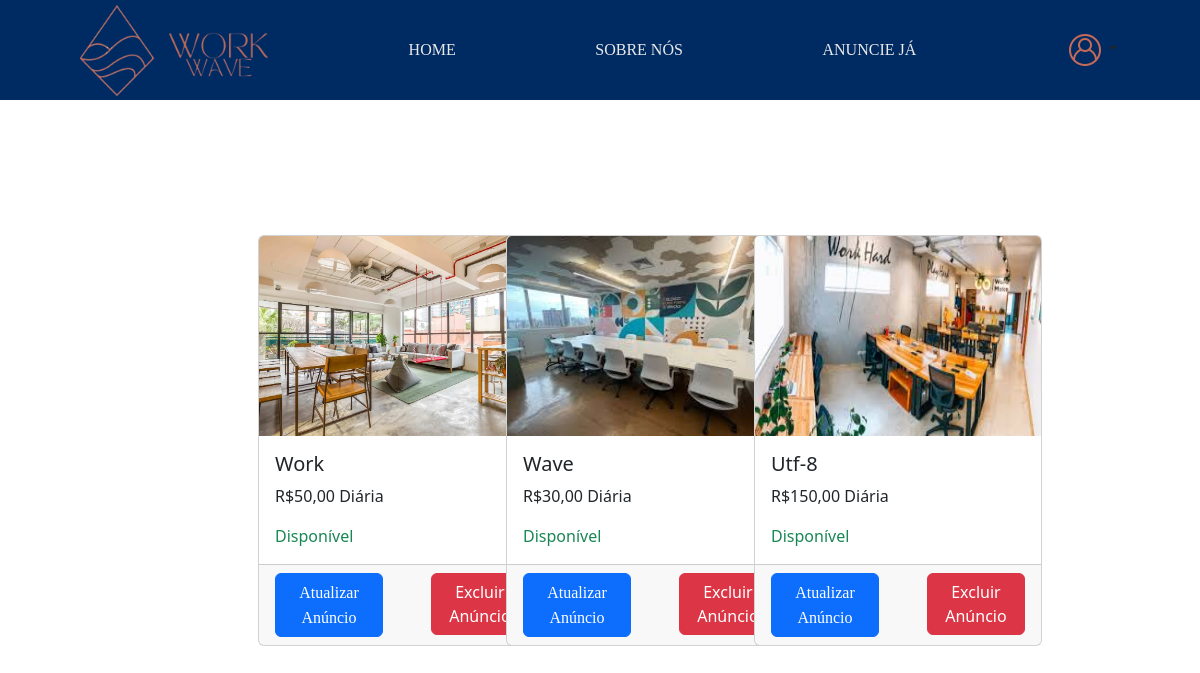
Page /SeusAnuncios.php (signed in) on the committed database.
### tables this page shows
CREATE TABLE `espacodados` (
  `EspId` int(11) NOT NULL,
  `EspNome` varchar(255) NOT NULL,
  `EspEndereco` varchar(255) NOT NULL,
  `EspDescricao` mediumtext NOT NULL,
  `EspCapacidade` int(11) NOT NULL,
  `EspDisponibilidade` tinyint(1) DEFAULT NULL,
  `EspDataCadastro` date NOT NULL,
  `ProId` int(11) NOT NULL,
  `EspImg` varchar(255) DEFAULT NULL,
  `EspPreco` decimal(10,2) DEFAULT NULL,
  `SerId` int(11) DEFAULT NULL
);

### SeusAnuncios.php (the view, shortened to what this page needs)
<!DOCTYPE html>
<html lang="en">
<head>
    <link href="https://cdn.jsdelivr.net/npm/bootstrap@5.3.3/dist/css/bootstrap.min.css" rel="stylesheet">
    <link rel="stylesheet" href="css/Style.css">
    <link rel="stylesheet" href="css/SeusAnuncios.css">
</head>
<body>
<header>
    <div class="logo">
        <img src="img/WorkWave-removebg-preview (1).png" alt="" width="95px" height="95px">
        <img src="img/WorkWave__2_-removebg-preview.png" alt="" width="100px" height="100px">
    </div>
    <a href="index.php" class="underline">HOME</a>
    <a href="SobreNos.php" class="underline">SOBRE NÓS</a>
    <a href="AnuncieJa.php" class="underline">ANUNCIE JÁ</a>
    <?php
        if (!isset($_SESSION['usuario_validado']) || $_SESSION['usuario_validado'] == false) {
    ?>
        <div class="dropdown">
            <a class="btn dropdown-toggle" href="#" role="button" data-bs-toggle="dropdown" aria-expanded="false">
                <img src="img/user-logo.png" alt="">
            </a>
            <ul class="dropdown-menu">
                <li><a class="dropdown-item" href="login.php">Fazer Login</a></li>
            </ul>
        </div>
    <?php
        } else {
    ?>
        <div class="dropdown">
            <a class="btn dropdown-toggle" href="#" role="button" data-bs-toggle="dropdown" aria-expanded="false">
                <img src="img/user-logo.png" alt="">
            </a>
        </div>
    <?php
        };
    ?>
</header>
<div class="conteudo conteudo-principal">
    <div class="postagem">
        <?php
            try {
                $conexao = new PDO("mysql:host=localhost; dbname=workwave", "root", "");
                $conexao->setAttribute(PDO::ATTR_ERRMODE, PDO::ERRMODE_EXCEPTION);
            } catch (PDOException $erro) {
                echo "Erro na conexão:" . $erro->getMessage();
            }
            if (isset($_SESSION['UsuarioId'])) {
                $query = "SELECT EspId, EspNome, EspCapacidade, EspDisponibilidade, EspImg, EspPreco FROM EspacoDados WHERE ProId = :UsuarioId";
                $stmt = $conexao->prepare($query);
                $stmt->bindValue(':UsuarioId', $_SESSION['UsuarioId']);
                $stmt->execute();
                $anuncios = $stmt->fetchAll();
            } else {
                $anuncios = [];
            }
        ?>
        <div class="row row-cols-1 row-cols-md-2 row-cols-lg-3 g-4">
            <?php foreach ($anuncios as $anuncio): ?>
                <div class="col">
                    <div class="card" style="width: 18rem;">
                        <img src="img/<?php echo htmlspecialchars($anuncio['EspImg']); ?>" class="card-img-top" alt="Imagem de <?php echo htmlspecialchars($anuncio['EspNome']); ?>" height="200px">
                        <div class="card-body">
                            <h5 class="card-title"><?php echo htmlspecialchars($anuncio['EspNome']); ?></h5>
                            <p class="card-text">R$<?php echo number_format($anuncio['EspPreco'], 2, ',', '.'); ?> Diária</p>
                            <p class="card-text <?php echo $anuncio['EspDisponibilidade'] == 0 ? 'text-danger' : 'text-success'; ?>">
                                <?php echo $anuncio['EspDisponibilidade'] == 0 ? 'Indisponível' : 'Disponível'; ?>
                            </p>
                        </div>
                        <div class="card-footer">
                            <div class="d-flex justify-content-between">
                                <button type="submit" class="btn btn-primary me-5"><a href="EditarAnuncio.php" class="text-white">Atualizar Anúncio</a></button>
                                <form action="ExcluirAnuncio.php" method="POST">
                                    <button type="submit" class="btn btn-danger" onclick="return confirm('Tem certeza de que deseja excluir este anúncio?')">Excluir Anúncio</button>
                                </form>
                            </div>
                        </div>
                    </div>
                </div>
            <?php endforeach;?>
        </div>
    </div>
</div>
</body>
</html>

### css/Style.css (style rules this page uses)
header { background-color: #002a62; display: flex; flex-direction: row; justify-content: space-around; align-items: center; }
a { text-decoration: none; color: white; font-family: 'Times New Roman', Times, serif; }
.underline { position: relative; text-decoration: none; color: #EAEAEA; transition: color 0.3s ease; }
.underline::after { content: ''; position: absolute; bottom: -12px; left: -25%; width: 150%; height: 2px; background-color: #EAEAEA; transform: scaleX(0); transition: transform 0.3s ease; }

### css/SeusAnuncios.css (style rules this page uses)
.conteudo { display: flex; align-items: center; justify-content: center; height: 85vh; }
.postagem { width: 60%; margin: 0 0 0 3%; }

### rows in the picture
espacodados: EspImg (picture), EspNome "Work", EspPreco "50,00", EspDisponibilidade "Disponível"
espacodados: EspImg (picture), EspNome "Wave", EspPreco "30,00", EspDisponibilidade "Disponível"
espacodados: EspImg (picture), EspNome "Utf-8", EspPreco "150,00", EspDisponibilidade "Disponível"
